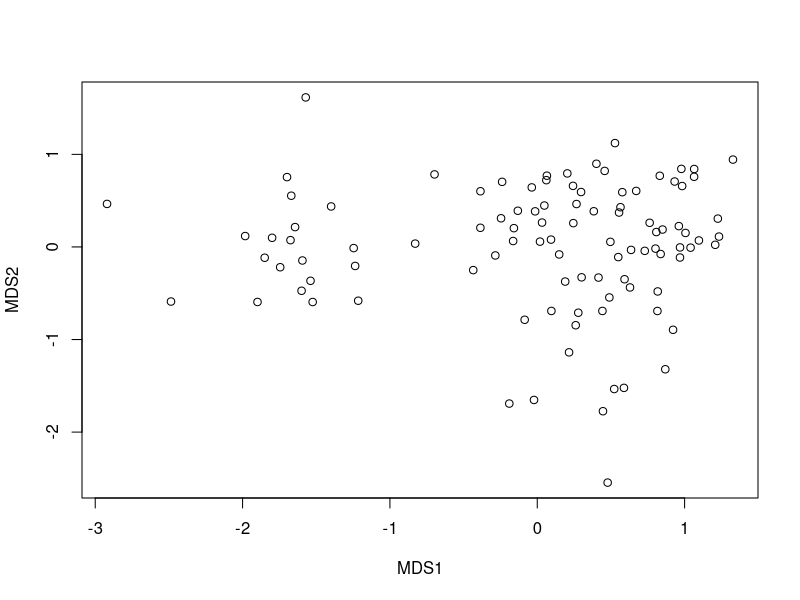
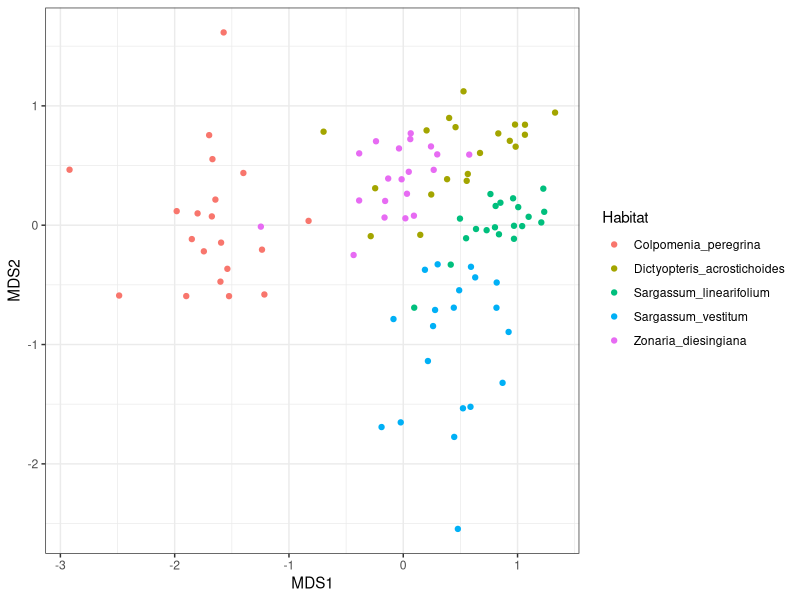

Write the R code that produced these figures, in order.
# Environment computing - Graphics - Multidimensional Scalling
####################################################

library(dplyr)
library(ggplot2)
library(vegan)

# data
data(iris)

Herbivores <- read.csv(file = "data/Herbivore_specialisation.csv", 
                       header = TRUE)

head(Herbivores,2)
str(Herbivores)

Herb_community <- Herbivores[5:11] # only the abundance values per sample
head(Herb_community)

#----------------MDS PLOT-------------------------

# 1. Dissimilarity matrix with your chosen metric that measures 
# the similarity between every pair of samples
# 2. Creating an ordination plot from that dissimilarity matrix

Herb_community.mds <- metaMDS(comm = Herb_community, # df with variables to be compared
                              distance = "bray", #type of dissimilarity measure 
                              trace = FALSE, # ignore in-progress outputs
                              autotransform = FALSE) # do not automatically transform the data

plot(Herb_community.mds$points)

mds_result <- data.frame(Herb_community.mds$points)

# refer to which habitat or colection time it refers to
mds_result$Habitat <- Herbivores$Habitat
mds_result$DayNight <- Herbivores$DayNight

# The graph shows how similar each point is from each other
# e.g. samples from the same habitat are more likely to be similar to each other than to other habitat
# IMPORTANT: not a statistics test, just a visualization strategy to seek patterns 
ggplot(mds_result, aes(MDS1, MDS2, color = Habitat)) +
  geom_point() +
  theme_bw()

# Stress 
# Corresponds with the actual multivariate distance between the samples. 
# Lower stress values indicate greater conformity and therefore are desirable. 

print(Herb_community.mds$stress)

?adonis
